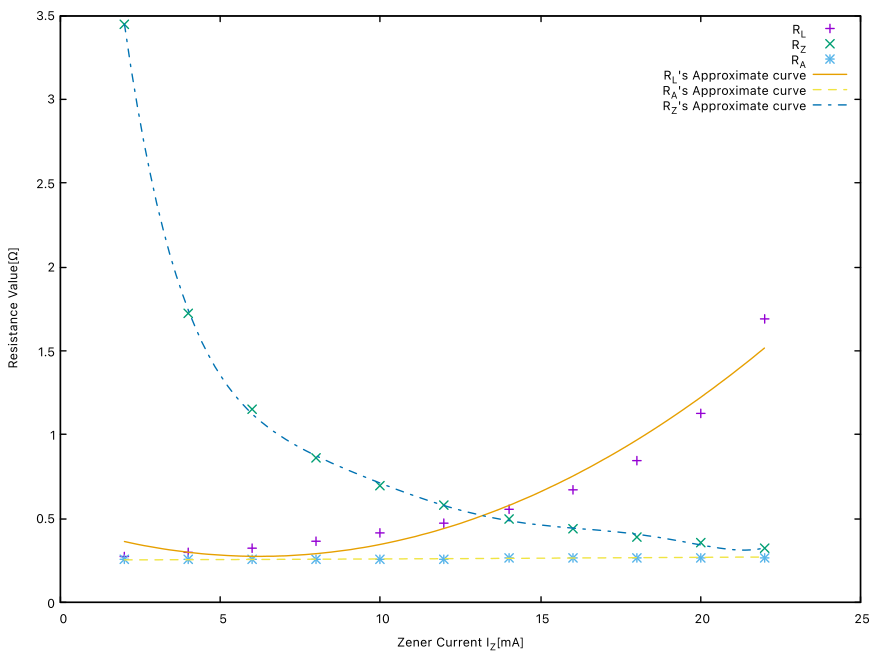

This chart was generated by the following gnuplot code:
#!/usr/local/Cellar/gnuplot/5.4.3_1/bin/gnuplot
#
#    
#    	G N U P L O T
#    	Version 5.4 patchlevel 3    last modified 2021-12-24 
#    
#    	Copyright (C) 1986-1993, 1998, 2004, 2007-2021
#    	Thomas Williams, Colin Kelley and many others
#    
#    	gnuplot home:     http://www.gnuplot.info
#    	faq, bugs, etc:   type "help FAQ"
#    	immediate help:   type "help"  (plot window: hit 'h')
# set terminal qt 0 font "Sans,9"
# set output
unset clip points
set clip one
unset clip two
unset clip radial
set errorbars front 1.000000 
set border 31 front lt black linewidth 1.000 dashtype solid
set zdata 
set ydata 
set xdata 
set y2data 
set x2data 
set boxwidth
set boxdepth 0
set style fill  empty border
set style rectangle back fc  bgnd fillstyle   solid 1.00 border lt -1
set style circle radius graph 0.02 
set style ellipse size graph 0.05, 0.03 angle 0 units xy
set dummy x, y
set format x "% h" 
set format y "% h" 
set format x2 "% h" 
set format y2 "% h" 
set format z "% h" 
set format cb "% h" 
set format r "% h" 
set ttics format "% h"
set timefmt "%d/%m/%y,%H:%M"
set angles radians
set tics back
unset grid
unset raxis
set theta counterclockwise right
set style parallel front  lt black linewidth 2.000 dashtype solid
set key notitle
set key fixed right top vertical Right noreverse enhanced autotitle nobox
set key noinvert samplen 4 spacing 1 width 0 height 0 
set key maxcolumns 0 maxrows 0
set key noopaque
unset label
unset arrow
unset style line
unset style arrow
set style histogram clustered gap 2 title textcolor lt -1
unset object
unset walls
set style textbox  transparent margins  1.0,  1.0 border  lt -1 linewidth  1.0
set offsets 0, 0, 0, 0
set pointsize 1
set pointintervalbox 1
set encoding default
unset polar
unset parametric
unset spiderplot
unset decimalsign
unset micro
unset minussign
set view 60, 30, 1, 1
set view azimuth 0
set rgbmax 255
set samples 100, 100
set isosamples 10, 10
set surface 
unset contour
set cntrlabel  format '%8.3g' font '' start 5 interval 20
set mapping cartesian
set datafile separator whitespace
set datafile nocolumnheaders
unset hidden3d
set cntrparam order 4
set cntrparam linear
set cntrparam levels 5
set cntrparam levels auto
set cntrparam firstlinetype 0 unsorted
set cntrparam points 5
set size ratio 0 1,1
set origin 0,0
set style data points
set style function lines
unset xzeroaxis
unset yzeroaxis
unset zzeroaxis
unset x2zeroaxis
unset y2zeroaxis
set xyplane relative 0.5
set tics scale  1, 0.5, 1, 1, 1
set mxtics default
set mytics default
set mztics default
set mx2tics default
set my2tics default
set mcbtics default
set mrtics default
set nomttics
set xtics border in scale 1,0.5 mirror norotate  autojustify
set xtics  norangelimit autofreq 
set ytics border in scale 1,0.5 mirror norotate  autojustify
set ytics  norangelimit autofreq 
set ztics border in scale 1,0.5 nomirror norotate  autojustify
set ztics  norangelimit autofreq 
unset x2tics
unset y2tics
set cbtics border in scale 1,0.5 mirror norotate  autojustify
set cbtics  norangelimit autofreq 
set rtics axis in scale 1,0.5 nomirror norotate  autojustify
set rtics  norangelimit autofreq 
unset ttics
set title "" 
set title  font "" textcolor lt -1 norotate
set timestamp bottom 
set timestamp "" 
set timestamp  font "" textcolor lt -1 norotate
set trange [ * : * ] noreverse nowriteback
set urange [ * : * ] noreverse nowriteback
set vrange [ * : * ] noreverse nowriteback
set xlabel "Zener Current I_Z[mA]" 
set xlabel  font "" textcolor lt -1 norotate
set x2label "" 
set x2label  font "" textcolor lt -1 norotate
set xrange [ * : * ] noreverse writeback
set x2range [ * : * ] noreverse writeback
set ylabel "Resistance Value[{/Symbol W}]" 
set ylabel  font "" textcolor lt -1 rotate
set y2label "" 
set y2label  font "" textcolor lt -1 rotate
set yrange [ * : * ] noreverse writeback
set y2range [ * : * ] noreverse writeback
set zlabel "" 
set zlabel  font "" textcolor lt -1 norotate
set zrange [ * : * ] noreverse writeback
set cblabel "" 
set cblabel  font "" textcolor lt -1 rotate
set cbrange [ * : * ] noreverse writeback
set rlabel "" 
set rlabel  font "" textcolor lt -1 norotate
set rrange [ * : * ] noreverse writeback
unset logscale
unset jitter
set zero 1e-08
set lmargin  -1
set bmargin  -1
set rmargin  -1
set tmargin  -1
set pm3d explicit at s
set pm3d scansautomatic
set pm3d interpolate 1,1 flush begin noftriangles noborder corners2color mean
set pm3d clip z 
set pm3d nolighting
set palette positive nops_allcF maxcolors 0 gamma 1.5 color model RGB 
set palette rgbformulae 7, 5, 15
set colorbox default
set colorbox vertical origin screen 0.9, 0.2 size screen 0.05, 0.6 front  noinvert bdefault
set style boxplot candles range  1.50 outliers pt 7 separation 1 labels auto unsorted
set loadpath 
set fontpath
set psdir
set fit brief errorvariables nocovariancevariables errorscaling prescale nowrap v5
GNUTERM = "qt"
I = {0.0, 1.0}
VoxelDistance = 0.0
a = 0.00497814685316946
b = -0.0618346153852118
c = 0.467945454548586
FIT_CONVERGED = 1
FIT_NDF = 4
FIT_STDFIT = 0.020562007534437
FIT_WSSR = 0.00169118461538498
FIT_P = 0.999999642688301
FIT_NITER = 1
a_err = 0.000869308081042717
b_err = 0.0214209929495822
c_err = 0.111856678252118
d = 1.19463869819488e-05
e = 0.00059055943958654
f = 0.253442424247556
d_err = 1.26575653453926e-05
e_err = 0.000311900491822002
f_err = 0.00162868981109168
g = 1.38671874983229e-06
h = -0.000114271834923103
i = 0.00379532251564356
j = -0.0650938829343512
k = 0.61329258882739
l = -3.11169489495873
m = 7.68059999982661
g_err = 2.78035691919888e-07
h_err = 2.00598437616884e-05
i_err = 0.000563939732907704
j_err = 0.00778649875330419
k_err = 0.0545031902970122
l_err = 0.17768329943239
m_err = 0.200873411583387
## Last datafile plotted: "r.txt"
plot "r.txt" u 1:2 title "R_L", "r.txt" u 1:3 title "R_Z" ,"r.txt" u 1:4 title "R_A",a*x**2+b*x+c title "R_L's Approximate curve", d*x**2+e*x+f title "R_A's Approximate curve" with lines dt (10,10,10,10), g*x**6+h*x**5+i*x**4+j*x**3+k*x**2+l*x+m title "R_Z's Approximate curve" with lines dt (10,10,3,10)
## fit g*x**6+h*x**5+i*x**4+j*x**3+k*x**2+l*x+m "r.txt" u 1:3 via g,h,i,j,k,l,m
#    EOF
